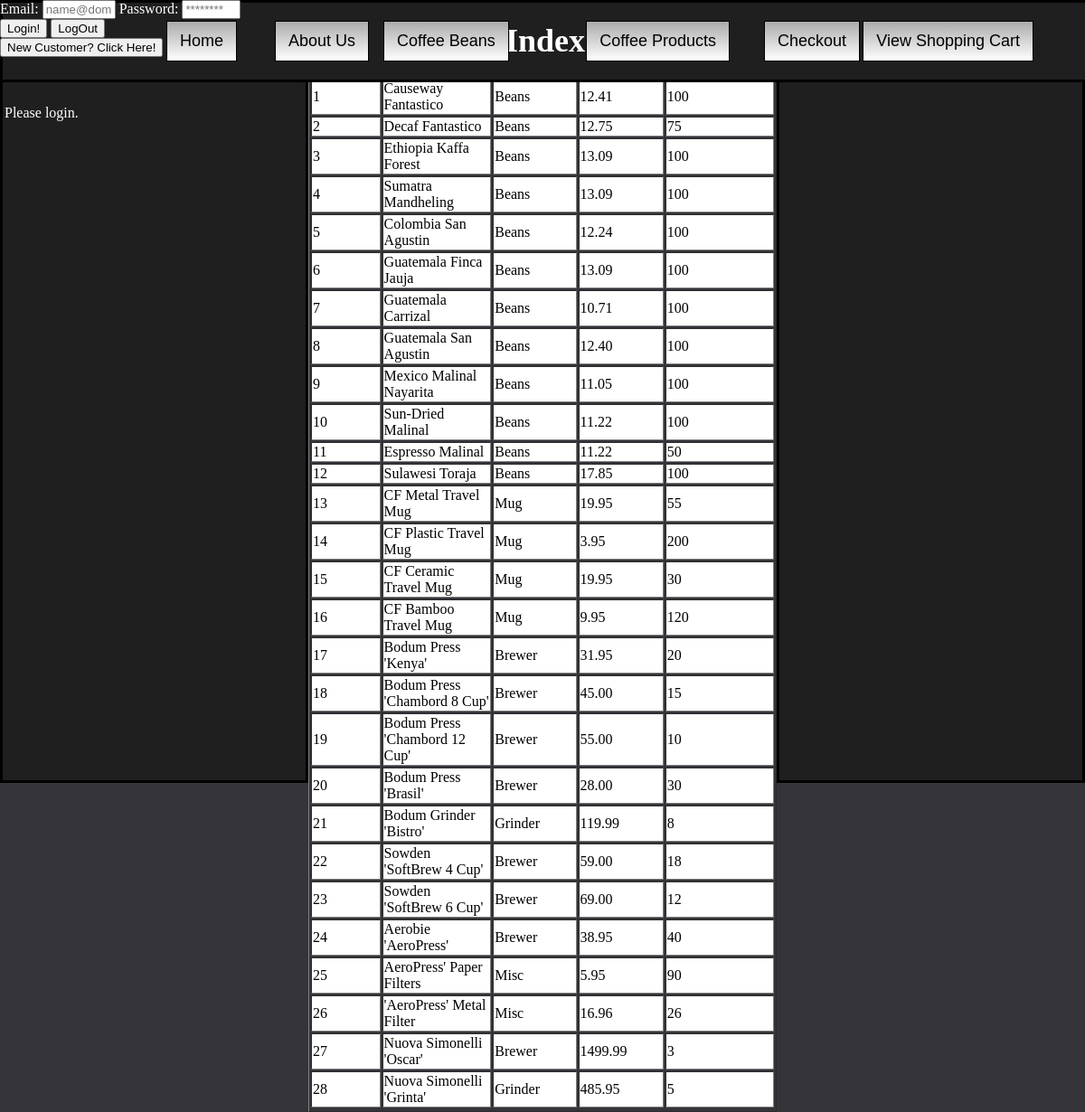
The page / on the database its author committed.
### tables this page shows
Create Table `Products`
(
	`ProductID` int(4) NOT NULL PRIMARY KEY AUTO_INCREMENT,
	`ProductName` varchar(50) NULL, 
	`ProductType` varchar(20) NULL,
	`ProductPrice` decimal(6,2) NULL, 
	`ProductQuantity` int(4) NULL
);

### public_html/Index.php (the view, shortened to what this page needs)
<?php require 'controller.php' ?>
<?php require '../LinkID.php' ?>
<!DOCTYPE HTML>
<html>
<head>
<link rel="stylesheet" type="text/css" href="css/default.css">
</head>
<body>
	<header style="margin-top:-60px;">
		<h1> Index </h1>
		<a href="Index.php">		 <input style="left:13%;"   type="button" id="navigation" value="Home">			</a>
		<a href="AboutUs.php">	 <input style="left:23%;"   type="button" id="navigation" value="About Us">			</a>
		<a href="coffeeBeans.php">	 <input style="left:33%;"   type="button" id="navigation" value="Coffee Beans">		</a>
		<a href="coffeeProducts.php"><input style="right:33%;"  type="button" id="navigation" value="Coffee Products">		</a>
		<a href="checkout.php">	 <input style="right:21%;"  type="button" id="navigation" value="Checkout">			</a>
						 <input style="right:5%;"   type="button" id="navigation" value="View Shopping Cart" onclick="showShoppingCart()" ></a>
	<div id="cookiesplash">
	<p>
	<?php checkLogin($LinkID); ?>
	</p>
	</div>
	<div id="loginsplash">
		Email:
		<input type= "text" name ="login" id= "login" size="7" placeholder= "name@domain.com">
		Password:
		<input type= "password" name ="password" id= "password" size="5" placeholder= "********">
		<input value="Login!" onclick="login()" type="button">
		<input value="LogOut" name= "LogOut" onclick="logout()" type="button">
		<br>
		<input value="New Customer? Click Here!" onclick="newCustomer()" type="button">
	</div>
	<div id="logindisplay">
	</div>
	</header>
<div id="leftbox">
</div>
<div id="rightbox">
</div>
<div style="margin-top:60px;">
<?php
    require('../LinkID.php');
	$postFields = "SELECT * FROM Products;";
	$result1 = mysql_query($postFields ,$LinkID);
    if ($result1) {
		$x=mysql_fetch_assoc($result1);
		print '<table border=1><tr bgcolor="#FFFFFF">';
		foreach (array_keys($x) as $k) {
			print "<td><b>$k</b></td>";
        }
        print '</tr><tr bgcolor="#FFFFFF">';
		foreach ($x as $v) {
			print "<td>$v</td>";
        }
        print '</tr><tr bgcolor="#FFFFFF">';
		while ($x=mysql_fetch_row($result1)) {
			foreach ($x as $v) {
				print "<td>$v</td>";
			}
			print '</tr><tr bgcolor="#FFFFFF">';
		}
    }
?>
</div>
</body>
</html>

### public_html/controller.php (shortened to what this page needs)
<?php
function checkLogin($LinkID) {
	if($_SESSION['custID'] > 0){
		$custName = "";
		$query = 'SELECT FName, LName FROM Customers WHERE CustID = ' . $_SESSION['custID'] . ';';
		mysql_select_db("c199grp10", $LinkID);
		$result = mysql_query( $query ,$LinkID);
		$value4=mysql_fetch_row($result);
		foreach ($value4 as $v) {
			$custName .= ($v." ") ;
		}
		echo "Logged in as: " . $custName;
	}
	else{
		@$email  = $_REQUEST[ 'login'  ];
		@$password = $_REQUEST[ 'password' ];
		$custID = "";
		$query = 'SELECT CustID FROM Customers WHERE Email LIKE "' . $email . '" And Hash LIKE "'.$password.'";';
		$result = mysql_query( $query ,$LinkID);
		$value3=mysql_fetch_row($result);
			if($value3){
				foreach ($value3 as $v) {
				$custID = $v;
				}
				echo "Login Successful!";
				$_SESSION['custID']=$custID;
				echo "<br>";
				if(isset($_SESSION['custID'])){
					$custName = "";
					$query = 'SELECT FName, LName FROM Customers WHERE CustID = ' . $_SESSION['custID'] . ';';
					mysql_select_db("c199grp10", $LinkID);
					$result = mysql_query( $query ,$LinkID);
					$value=mysql_fetch_row($result);
						foreach ($value as $v) {
						$custName .= ($v." ") ;
					}
					echo "Logged in as: " . $custName;
				}
				else{
					echo "Please login.";
				}
			}
			else{
				echo "Please login.";
			}
	}
}
?>

### public_html/css/default.css (style rules this page uses)
html, body { height: 100%; margin: 0 auto; padding: 0; background-color:#34343A; }
header { background-color:#1F1F20; border: solid 3px black; height: 85px; width: 100%; position:fixed; z-index:5; }
#loginsplash { margin-right:50px; color:white; position: fixed; top: 0px; left: 0px; width: 280px; height: 150px; }
#cookiesplash { float: middle; color:white; position: fixed; top: 100px; left: 5px; width: 200px; height: 20px; }
#logindisplay { float: right; color:white; position: absolute; top: 95px; left: 0px; width: 250px; height: 400px; }
#navigation { position: absolute; top: 50%; margin-left:25px; height: 2.5em; margin-top: -1.25em; border-top: 1px solid #000000; border-left: 1px solid #000000; border-bottom: 1px solid #000000; border-right: 1px solid #000000; background: #ffffff; background: -webkit-gradient(linear, left top, left bottom, from(#ababab), to(#ffffff)); background: -webkit-linear-gradient(top, #ababab, #ffffff); background: -moz-linear-gradient(top, #ababab, #ffffff); background: -ms-linear-gradient(top, #ababab, #ffffff); background: -o-linear-gradient(top, #ababab, #ffffff); padding: 7px 14px; color: #000000; font-size: 18px; font-family: Helvetica, Arial, Sans-Serif; text-decoration: none; vertical-align: middle; }
#leftbox { background-color:#1F1F20; border: solid 3px black; width: 335px; float:left; height: 100%; }
#rightbox { background-color:#1F1F20; border: solid 3px black; width: 335px; float: right; height: 100%; }

### rows shown on the page
products: ProductID "1", ProductName "Causeway Fantastico", ProductType "Beans", ProductPrice "12.41", ProductQuantity "100"
products: ProductID "2", ProductName "Decaf Fantastico", ProductType "Beans", ProductPrice "12.75", ProductQuantity "75"
products: ProductID "3", ProductName "Ethiopia Kaffa Forest", ProductType "Beans", ProductPrice "13.09", ProductQuantity "100"
products: ProductID "4", ProductName "Sumatra Mandheling", ProductType "Beans", ProductPrice "13.09", ProductQuantity "100"
products: ProductID "5", ProductName "Colombia San Agustin", ProductType "Beans", ProductPrice "12.24", ProductQuantity "100"
products: ProductID "6", ProductName "Guatemala Finca Jauja", ProductType "Beans", ProductPrice "13.09", ProductQuantity "100"
products: ProductID "7", ProductName "Guatemala Carrizal", ProductType "Beans", ProductPrice "10.71", ProductQuantity "100"
products: ProductID "8", ProductName "Guatemala San Agustin", ProductType "Beans", ProductPrice "12.40", ProductQuantity "100"
products: ProductID "9", ProductName "Mexico Malinal Nayarita", ProductType "Beans", ProductPrice "11.05", ProductQuantity "100"
products: ProductID "10", ProductName "Sun-Dried Malinal", ProductType "Beans", ProductPrice "11.22", ProductQuantity "100"
products: ProductID "11", ProductName "Espresso Malinal", ProductType "Beans", ProductPrice "11.22", ProductQuantity "50"
products: ProductID "12", ProductName "Sulawesi Toraja", ProductType "Beans", ProductPrice "17.85", ProductQuantity "100"
products: ProductID "13", ProductName "CF Metal Travel Mug", ProductType "Mug", ProductPrice "19.95", ProductQuantity "55"
products: ProductID "14", ProductName "CF Plastic Travel Mug", ProductType "Mug", ProductPrice "3.95", ProductQuantity "200"
products: ProductID "15", ProductName "CF Ceramic Travel Mug", ProductType "Mug", ProductPrice "19.95", ProductQuantity "30"
products: ProductID "16", ProductName "CF Bamboo Travel Mug", ProductType "Mug", ProductPrice "9.95", ProductQuantity "120"
products: ProductID "17", ProductName "Bodum Press 'Kenya'", ProductType "Brewer", ProductPrice "31.95", ProductQuantity "20"
products: ProductID "18", ProductName "Bodum Press 'Chambord 8 Cup'", ProductType "Brewer", ProductPrice "45.00", ProductQuantity "15"
products: ProductID "19", ProductName "Bodum Press 'Chambord 12 Cup'", ProductType "Brewer", ProductPrice "55.00", ProductQuantity "10"
products: ProductID "20", ProductName "Bodum Press 'Brasil'", ProductType "Brewer", ProductPrice "28.00", ProductQuantity "30"
products: ProductID "21", ProductName "Bodum Grinder 'Bistro'", ProductType "Grinder", ProductPrice "119.99", ProductQuantity "8"
products: ProductID "22", ProductName "Sowden 'SoftBrew 4 Cup'", ProductType "Brewer", ProductPrice "59.00", ProductQuantity "18"
products: ProductID "23", ProductName "Sowden 'SoftBrew 6 Cup'", ProductType "Brewer", ProductPrice "69.00", ProductQuantity "12"
products: ProductID "24", ProductName "Aerobie 'AeroPress'", ProductType "Brewer", ProductPrice "38.95", ProductQuantity "40"
products: ProductID "25", ProductName "AeroPress' Paper Filters", ProductType "Misc", ProductPrice "5.95", ProductQuantity "90"
products: v "26", ProductName "'AeroPress' Metal Filter", ProductType "Misc", ProductPrice "16.96"
products: ProductID "27", ProductName "Nuova Simonelli 'Oscar'", ProductType "Brewer", ProductPrice "1499.99", ProductQuantity "3"
products: ProductID "28", ProductName "Nuova Simonelli 'Grinta'", ProductType "Grinder", ProductPrice "485.95", ProductQuantity "5"
